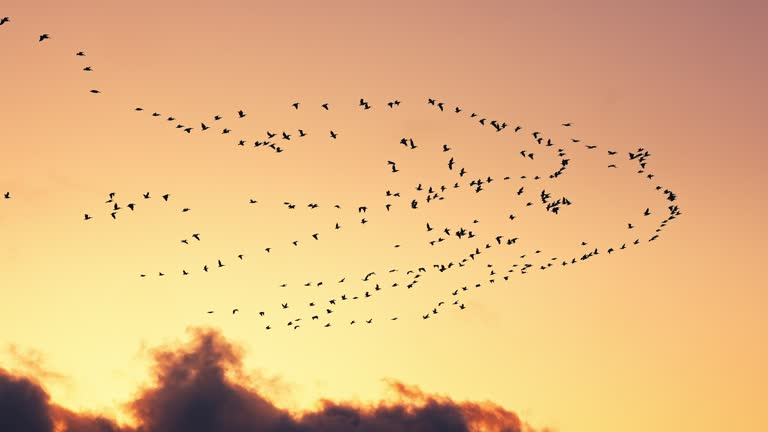
#> input picture Image_analysis/birds_img.jpeg, 768 x 432 px
$ python Image_analysis.py
#> lines starting #> are read from the running program, lines starting #| are printed output that depends on the picture
"""
檔案名稱: Image_analysis.py
語言版本: Python 3.12
編譯器/執行環境: MacOS

描述:
影像強度分析。

作者: JIK JHONG
日期: 2025.02.27
更新日期: 2025.02.27

版本: v1.0

參考文獻或相關連結:

"""


import cv2
import numpy as np
import matplotlib.pyplot as plt
import os

input_image = "birds_img.jpeg"
option = "mix"

def image_info(input_image):
#> called with input_image = 'birds_img.jpeg'
    image = cv2.imread(input_image, cv2.IMREAD_UNCHANGED)
#> image is the input picture: shape (432, 768, 3); mean B, G, R 128.6, 182.3, 228.2

    if image is None:
        print("Error: Could not open image!")
        return

    height, width, channels = image.shape if len(image.shape) == 3 else (image.shape[0], image.shape[1], 1)
#> height = 432; width = 768; channels = 3

    image_type = "Unknown"
    if channels == 1:
        image_type = "GRAY"  # Single channel
    elif channels == 3:
        image_type = "BGR"   # OpenCV default BGR
    elif channels == 4:
        image_type = "BGRA"  # Including alpha channel

    print(f"---\nInfo: Image W x H ({image_type}) = ({width} x {height})\n---")
#| ---
#| Info: Image W x H (BGR) = (768 x 432)
#| ---
    return image

def save_image(image, output_filename):
    if not cv2.imwrite(output_filename, image):
        print(f"Error: Could not save image to {output_filename}")

def image_pick_color(input_image, option="red", force_use=0, low_threshold_set=60):
    image = cv2.imread(input_image)
    height, width, channels = image.shape

    channel_set = 2
    if option == "red":
        channel_set = 2
    elif option == "green":
        channel_set = 1
    elif option == "blue":
        channel_set = 0

    output = np.zeros_like(image)

    for j in range(height):
        for i in range(width):
            if force_use == 1:
                if image[j, i, channel_set] > low_threshold_set:
                    output[j, i, channel_set] = 255
                else:
                    output[j, i, channel_set] = image[j, i, channel_set]
            else:
                output[j, i, channel_set] = image[j, i, channel_set]

    return output

def image_analysis(input_image, option="all"):
#> called with input_image = 'birds_img.jpeg', option = 'mix'
    image = cv2.imread(input_image)
    height, width, channels = image.shape
#> height = 432; width = 768; channels = 3

    if option == "all":
        if channels != 1:
            if channels == 3:
                tmp = cv2.cvtColor(image, cv2.COLOR_BGR2GRAY)
            elif channels == 4:
                tmp = cv2.cvtColor(image, cv2.COLOR_BGRA2GRAY)
        else:
            tmp = image

        intensity = np.zeros(256, dtype=int)
        for j in range(tmp.shape[0]):
            for i in range(tmp.shape[1]):
                intensity[tmp[j, i]] += 1

        # with open("color_intensity_map.txt", "w") as file:
        #     for i in range(256):
        #         file.write(f"{i} {intensity[i]}\n")

        # Plotting with matplotlib
        plt.figure()
        plt.bar(range(256), intensity, color='blue')
        plt.xlim([0,255])
        plt.title("Gray Intensity Distribution")
        plt.xlabel("Pixel Value")
        plt.ylabel("Frequency")
        plt.savefig('output_py.png')

    elif option == "div":
        image_intensity_r = image_pick_color(input_image, "red")
        image_intensity_g = image_pick_color(input_image, "green")
        image_intensity_b = image_pick_color(input_image, "blue")

        intensity_r = np.zeros(256, dtype=int)
        intensity_g = np.zeros(256, dtype=int)
        intensity_b = np.zeros(256, dtype=int)

        for j in range(image.shape[0]):
            for i in range(image.shape[1]):
                intensity_r[image_intensity_r[j, i, 2]] += 1
                intensity_g[image_intensity_g[j, i, 1]] += 1
                intensity_b[image_intensity_b[j, i, 0]] += 1

        # with open("color_intensity_rgb_map.txt", "w") as file:
        #     for i in range(256):
        #         file.write(f"{i} {intensity_r[i]} {intensity_g[i]} {intensity_b[i]}\n")

        # Plotting RGB intensity with matplotlib
        plt.figure()
        plt.bar(range(256), intensity_r, color='red', alpha=0.5, label='Red')
        plt.bar(range(256), intensity_g, color='green', alpha=0.5, label='Green')
        plt.bar(range(256), intensity_b, color='blue', alpha=0.5, label='Blue')
        plt.xlim([0,255])
        plt.title("RGB Intensity Distribution")
        plt.xlabel("Pixel Value")
        plt.ylabel("Frequency")
        plt.legend()
        plt.savefig('output_rgb_py.png')

    else:
        if channels != 1:
            if channels == 3:
                tmp = cv2.cvtColor(image, cv2.COLOR_BGR2GRAY)
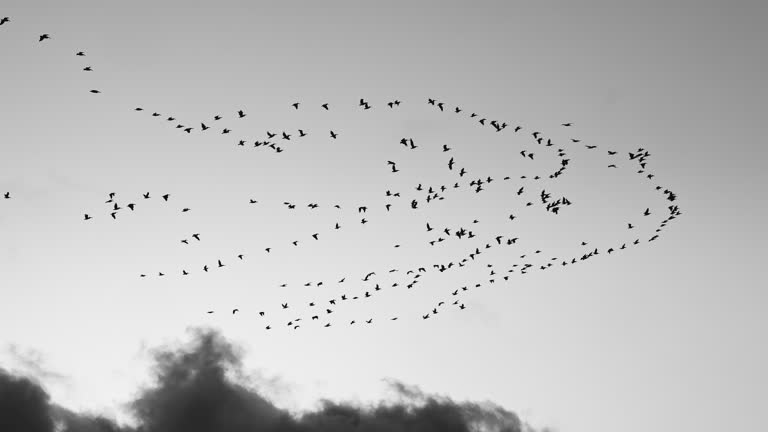
#> tmp: shape (432, 768); min 1, max 250, mean 189.9
            elif channels == 4:
                tmp = cv2.cvtColor(image, cv2.COLOR_BGRA2GRAY)
        else:
            tmp = image

        intensity = np.zeros(256, dtype=int)
        for j in range(tmp.shape[0]):
            for i in range(tmp.shape[1]):
                intensity[tmp[j, i]] += 1

        # with open("color_intensity_map.txt", "w") as file:
        #     for i in range(256):
        #         file.write(f"{i} {intensity[i]}\n")
        image_intensity_r = image_pick_color(input_image, "red")
#> after the loop in image_pick_color, `for j in range(height):`:
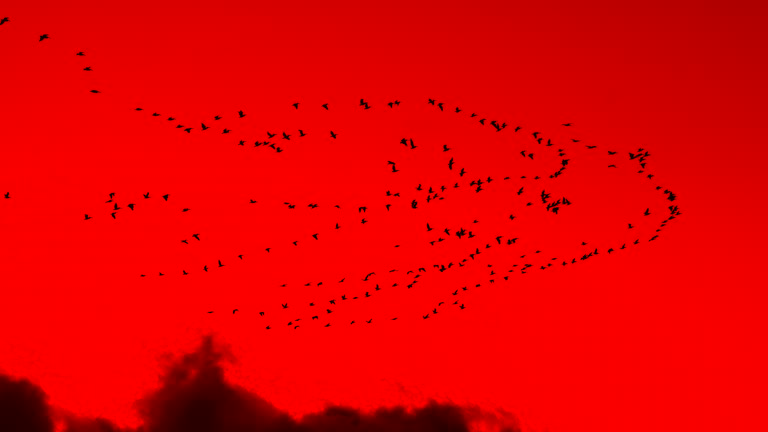
#> output: shape (432, 768, 3); mean B, G, R 0, 0, 228.2
        image_intensity_g = image_pick_color(input_image, "green")
#> call 2 of image_pick_color, with input_image = 'birds_img.jpeg', option = 'green', force_use = 0, low_threshold_set = 60
#> after the loop in image_pick_color (call 2), `for j in range(height):`:
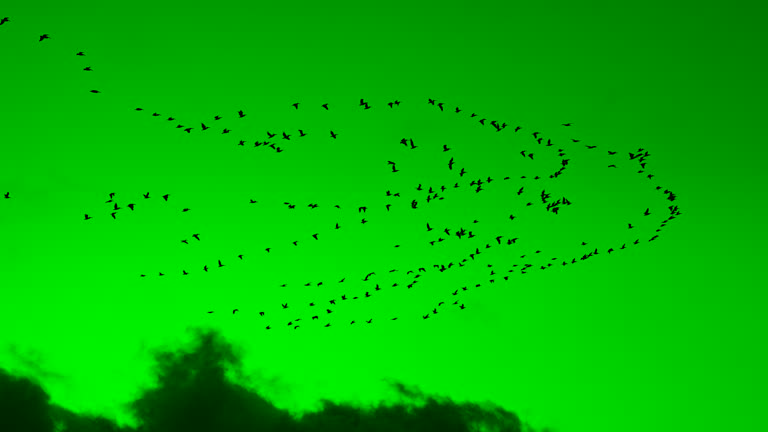
#> output: shape (432, 768, 3); mean B, G, R 0, 182.3, 0
        image_intensity_b = image_pick_color(input_image, "blue")
#> call 3 of image_pick_color, with input_image = 'birds_img.jpeg', option = 'blue', force_use = 0, low_threshold_set = 60
#> after the loop in image_pick_color (call 3), `for j in range(height):`:
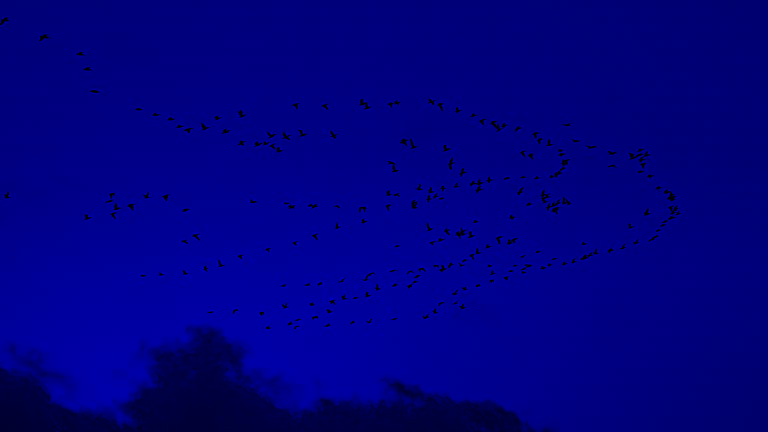
#> output: shape (432, 768, 3); mean B, G, R 128.6, 0, 0

        intensity_r = np.zeros(256, dtype=int)
        intensity_g = np.zeros(256, dtype=int)
        intensity_b = np.zeros(256, dtype=int)

        for j in range(image.shape[0]):
            for i in range(image.shape[1]):
                intensity_r[image_intensity_r[j, i, 2]] += 1
                intensity_g[image_intensity_g[j, i, 1]] += 1
                intensity_b[image_intensity_b[j, i, 0]] += 1

        # with open("color_intensity_rgb_map.txt", "w") as file:
        #     for i in range(256):
        #         file.write(f"{i} {intensity_r[i]} {intensity_g[i]} {intensity_b[i]}\n")

        # Plotting RGB intensity with matplotlib
        plt.figure()
        plt.fill_between(range(256), intensity, color='gray', alpha=0.8, label='Intensity')
        plt.bar(range(256), intensity_r, color='red', alpha=0.5, label='Red')
        plt.bar(range(256), intensity_g, color='green', alpha=0.5, label='Green')
        plt.bar(range(256), intensity_b, color='blue', alpha=0.5, label='Blue')
        plt.xlim([0,255])
        plt.title("RGB + Intensity Distribution")
        plt.xlabel("Pixel Value")
        plt.ylabel("Frequency")
        plt.legend()
        plt.savefig('output_rgb_mix_py.png')
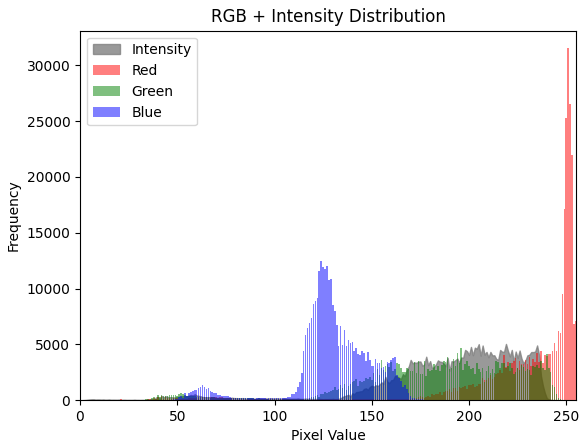
#> figure drawn by matplotlib, 1 panel; tallest bar 31519 high, from x = 250.6 to 251.4; tallest bar 4638 high, from x = 195.6 to 196.4; tallest bar 12470 high, from x = 123.6 to 124.4


def main():
    image = image_info(input_image)
    if image is not None:
        # image_analysis(input_image, "all")
        # image_analysis(input_image, "div")
        image_analysis(input_image, option)

if __name__ == "__main__":
    main()
